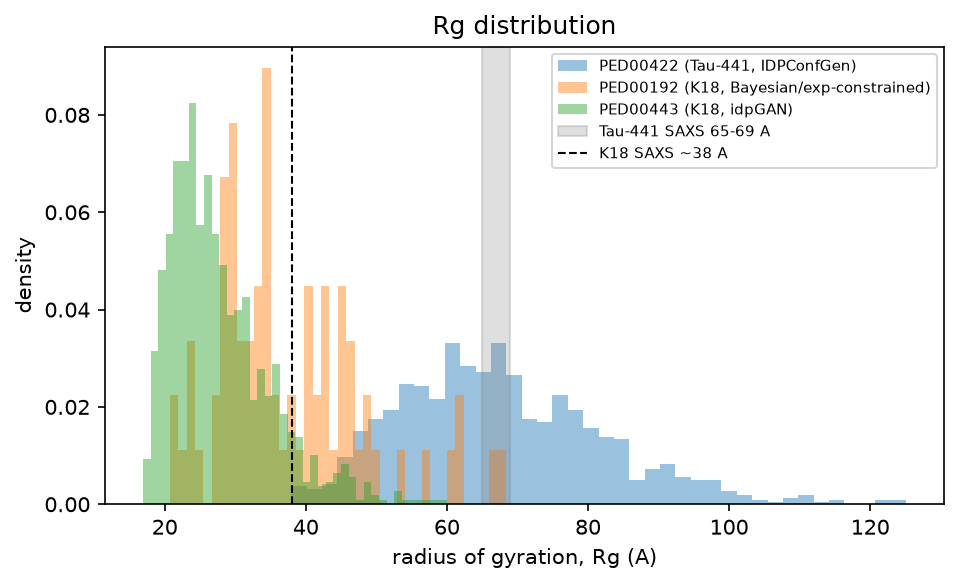
#> input picture outputs/figures/fig_rg_distribution.png, 959 x 584 px
$ python create_top_results_figure.py
#> lines starting #> are read from the running program, lines starting #| are printed output that depends on the picture
"""Create the mentor-facing top-results contact sheet.

This script only composites existing PNG artifacts; it does not recompute,
rescale scientifically, or edit any underlying result. The SPH sweep panel is
retained as an explicitly flagged open/blocked result because the report
identifies zero-shear drift in that sweep.
"""
from pathlib import Path
from PIL import Image, ImageDraw, ImageFont

ROOT = Path(__file__).resolve().parents[1]
OUT = ROOT / "outputs" / "top_18_results.png"

PANELS = [
    ("EDA · Radius of gyration", "outputs/figures/fig_rg_distribution.png"),
    ("EDA · End-to-end distance", "outputs/figures/fig_e2e_distribution.png"),
    ("EDA · Total SASA", "outputs/figures/fig_total_sasa_distribution.png"),
    ("EDA · APR relative SASA", "outputs/figures/fig_rsa_profile.png"),
    ("EDA · Contact maps", "outputs/figures/fig_contact_maps.png"),
    ("EDA · Graph degree", "outputs/figures/fig_degree_distribution.png"),
    ("EDA · Graph density", "outputs/figures/fig_graph_density.png"),
    ("EDA · Residue flexibility", "outputs/figures/fig_flexibility.png"),
    ("EDA · Ensemble sizes", "outputs/figures/fig_ensemble_sizes.png"),
    ("EDA · Residue frequency", "outputs/figures/fig_residue_frequency.png"),
    ("EDA · Charge/hydropathy", "outputs/figures/fig_charge_hydropathy.png"),
    ("EDA · PCA structural embedding", "outputs/figures/fig_embedding_pca.png"),
    ("EDA · t-SNE structural embedding", "outputs/figures/fig_embedding_tsne.png"),
    ("GNN · PR/ROC curves", "outputs/gnn/pr_roc_curves.png"),
    ("GNN · Training curves", "outputs/gnn/training_curves.png"),
    ("GNN · Transfer matrix", "outputs/gnn/transfer_matrix.png"),
    ("GNN · Supplementary ablations", "outputs/gnn/supplement_ablations.png"),
    ("SPH · deformation sweep [OPEN: drift-affected]", "outputs/sph/sph_deformation_vs_Ca.png"),
]

BG = (250, 251, 253)
INK = (24, 31, 42)
MUTED = (88, 99, 115)
ACCENT = (175, 44, 44)
COLS, CELL_W, CELL_H = 3, 660, 410
HEADER = 110
ROWS = (len(PANELS) + COLS - 1) // COLS
canvas = Image.new("RGB", (COLS * CELL_W, HEADER + ROWS * CELL_H), BG)
draw = ImageDraw.Draw(canvas)
try:
    title_font = ImageFont.truetype("arial.ttf", 30)
    subtitle_font = ImageFont.truetype("arial.ttf", 16)
    label_font = ImageFont.truetype("arial.ttf", 15)
except OSError:
    title_font = subtitle_font = label_font = ImageFont.load_default()

draw.text((24, 18), "Tau mechanobiology — top 18 existing results", fill=INK, font=title_font)
draw.text((24, 57), "Composite of repository PNG artifacts; no underlying result was modified. Red flag marks the documented open SPH sweep issue.", fill=MUTED, font=subtitle_font)

for i, (label, rel) in enumerate(PANELS):
    x = (i % COLS) * CELL_W
    y = HEADER + (i // COLS) * CELL_H
    path = ROOT / rel
    im = Image.open(path).convert("RGB")
    im.thumbnail((CELL_W - 24, CELL_H - 58), Image.Resampling.LANCZOS)
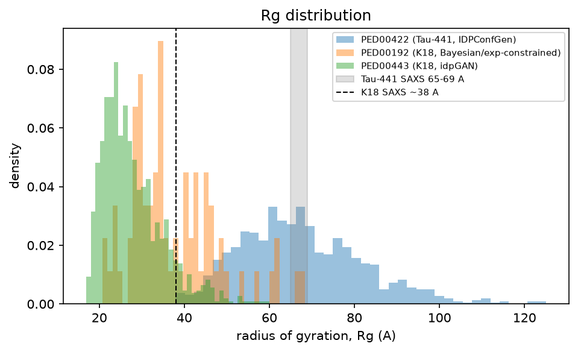
#> im: PIL image 578x352 RGB; mean R, G, B 236.5, 239, 234.8
    px = x + (CELL_W - im.width) // 2
#> px = 41
    py = y + 30 + (CELL_H - 42 - im.height) // 2
#> py = 148
    canvas.paste(im, (px, py))
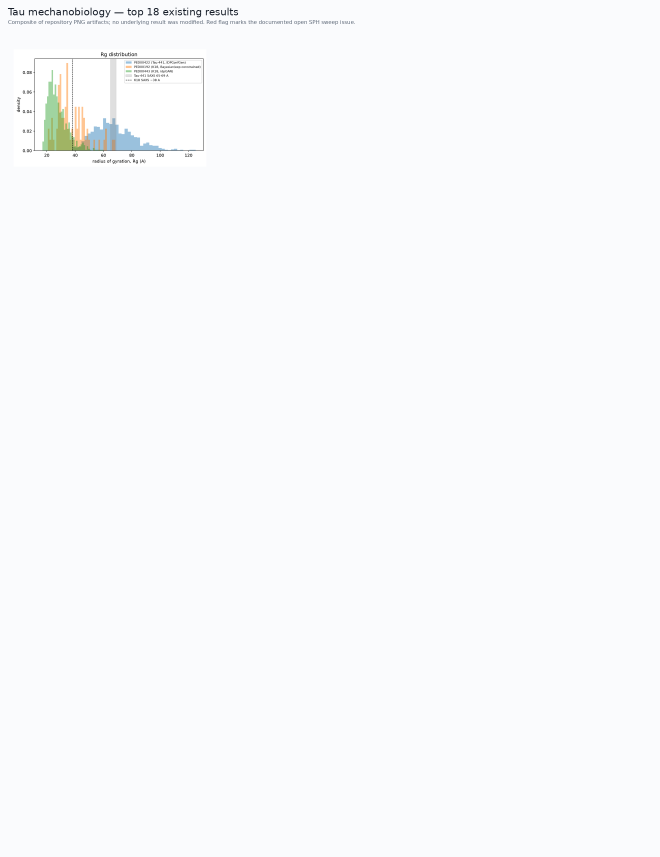
#> canvas: PIL image 1980x2570 RGB (shown at 1/3 size); mean R, G, B 249.2, 250.2, 252
    draw.text((x + 12, y + 8), f"{i + 1:02d}  {label}", fill=ACCENT if "OPEN" in label else INK, font=label_font)
    draw.rectangle((x, y, x + CELL_W - 1, y + CELL_H - 1), outline=(215, 220, 228), width=1)
#> pass 2 of the loop `for i, (label, rel) in enumerate(PANELS):`:
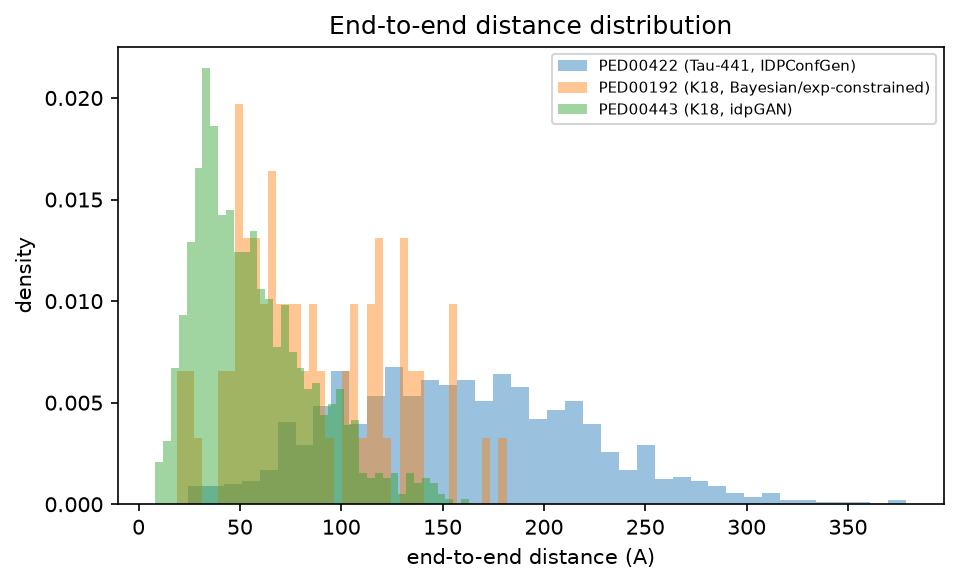
#> input picture outputs/figures/fig_e2e_distribution.png, 958 x 584 px
#> `im.thumbnail((CELL_W - 24, CELL_H - 58), Image.Resampling.LANCZOS)`:
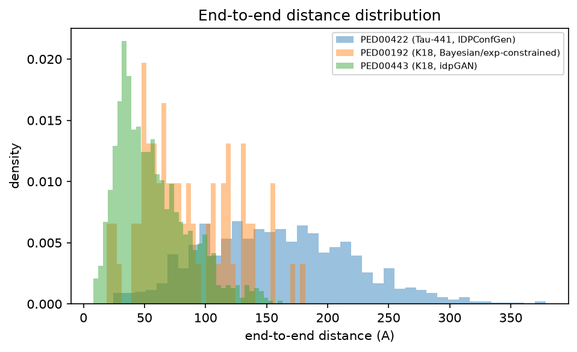
#> im: PIL image 577x352 RGB; mean R, G, B 235.9, 238.8, 233.7
#> `canvas.paste(im, (px, py))`:
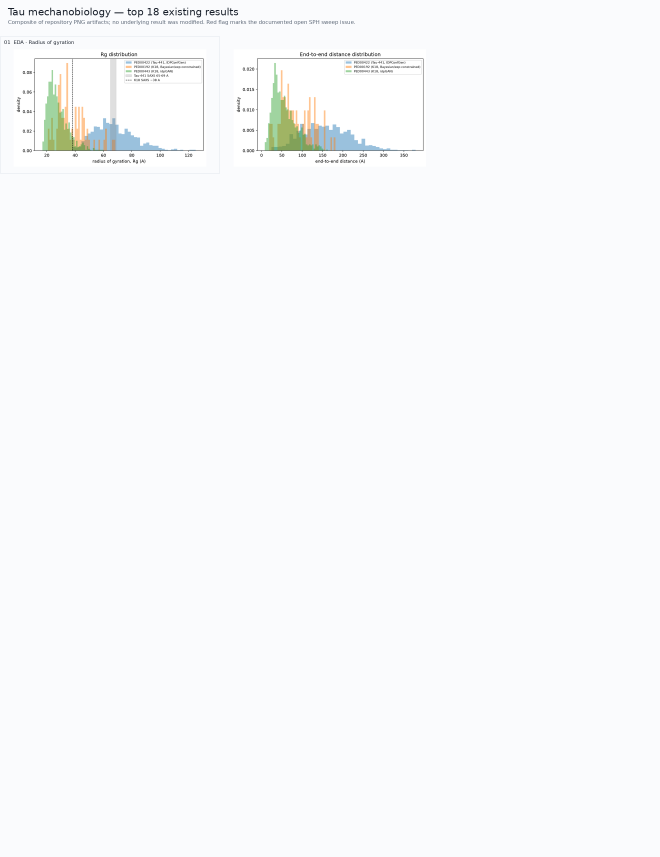
#> canvas: PIL image 1980x2570 RGB (shown at 1/3 size); mean R, G, B 248.6, 249.7, 251.2
#> pass 3 of the loop `for i, (label, rel) in enumerate(PANELS):`:
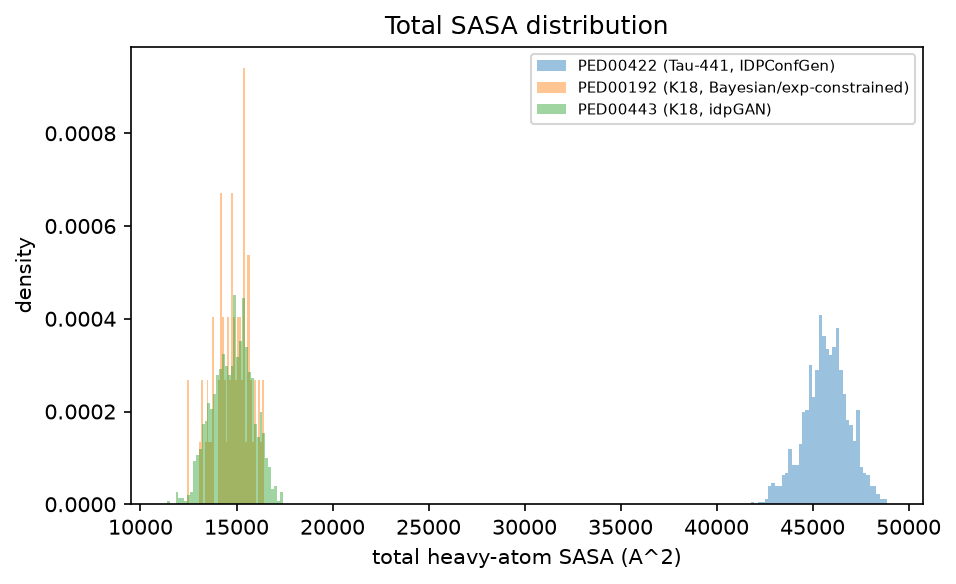
#> input picture outputs/figures/fig_total_sasa_distribution.png, 956 x 584 px
#> `im.thumbnail((CELL_W - 24, CELL_H - 58), Image.Resampling.LANCZOS)`:
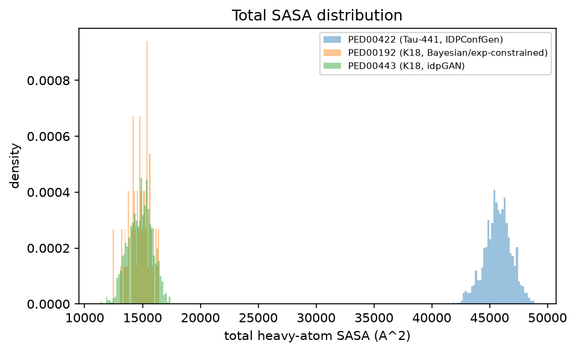
#> im: PIL image 576x352 RGB; mean R, G, B 244.4, 245.2, 244.2
#> `canvas.paste(im, (px, py))`:
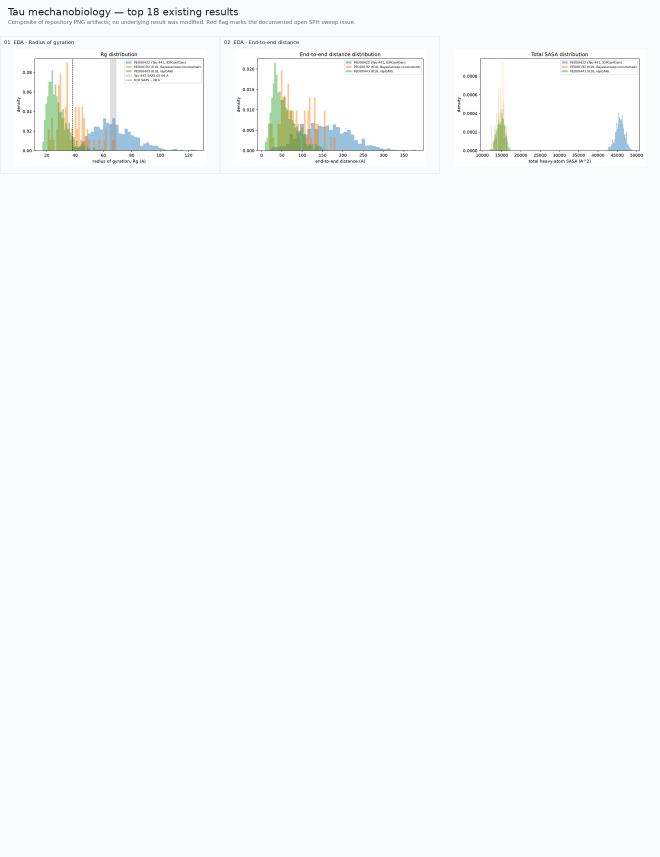
#> canvas: PIL image 1980x2570 RGB (shown at 1/3 size); mean R, G, B 248.3, 249.4, 250.8
#> (the run stopped early here; a loop or call above may not have finished)
